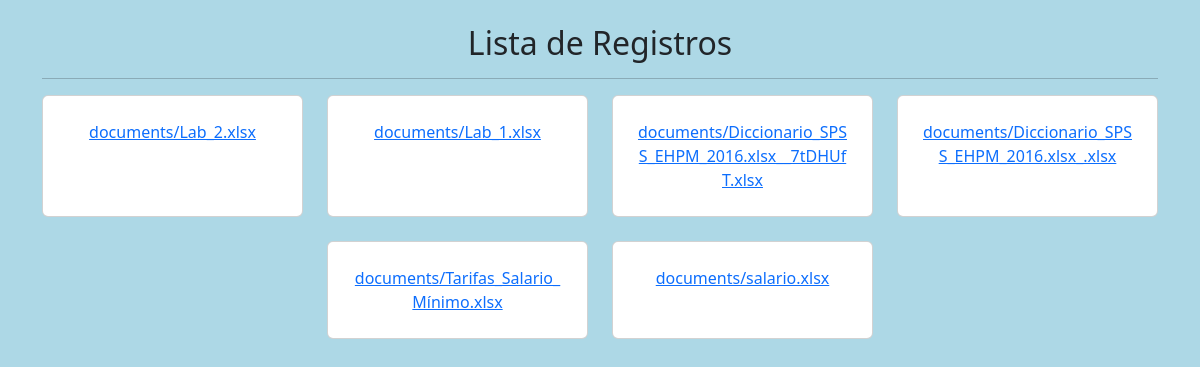
The page /lista-de-registros/ on the database its author committed.
### subir_archivo_e_imagen/models.py (models this page shows)
class SubirDocumento(models.Model):
    documento = models.FileField(upload_to='documents/')
    created_at = models.DateTimeField(auto_now_add=True, null=True, blank=True)
    updated = models.DateTimeField(auto_now_add=False, auto_now=True)
    class Meta:
        db_table = "¨files"
        ordering = ['-created_at']

### subir_archivo_e_imagen/views.py (the view)
# urls.py: path("lista-de-registros/", views.listarData, name="listarData")
def listarData(request):
    data = SubirDocumento.objects.all()
    print(data)
    return render(request=request, template_name="lista_archivos.html", context={'data': data})

### subir_archivo_e_imagen/templates/lista_archivos.html (shortened to what this page needs)
<!DOCTYPE html>
<html lang="es" dir="ltr">
  <head>
    <link
      href="https://cdn.jsdelivr.net/npm/bootstrap@5.3.1/dist/css/bootstrap.min.css"
      rel="stylesheet"
 />
  </head>
  <body style="background-color: lightblue;">
    {% load static %}
    <div class="container text-center">
      <div class="row justify-content-md-center">
        <div class="col-md-12 mt-4">
          <h2>Lista de Registros</h2>
          <hr />
        </div>
        {% for row in data %} {% if row.documento %}
        <div class="col-lg-3 col-md-6 col-sm-12 pb-4">
          <div class="card h-100 p-4">
            <a href="{{ row.documento.url }}" target="_blank">{{ row.documento.name }}</a>
          </div>
        </div>
        {% endif %} {% empty %}
        <p>No hay Registros.</p>
        {% endfor %}
      </div>
    </div>
  </body>
</html>

### rows shown on the page
SubirDocumento: documento.name "documents/Lab_2.xlsx"
SubirDocumento: documento.name "documents/Lab_1.xlsx"
SubirDocumento: documento.name "documents/Diccionario_SPSS_EHPM_2016.xlsx__7tDHUfT.xlsx"
SubirDocumento: documento.name "documents/Diccionario_SPSS_EHPM_2016.xlsx_.xlsx"
SubirDocumento: documento.name "documents/Tarifas_Salario_Mínimo.xlsx"
SubirDocumento: documento.name "documents/salario.xlsx"
